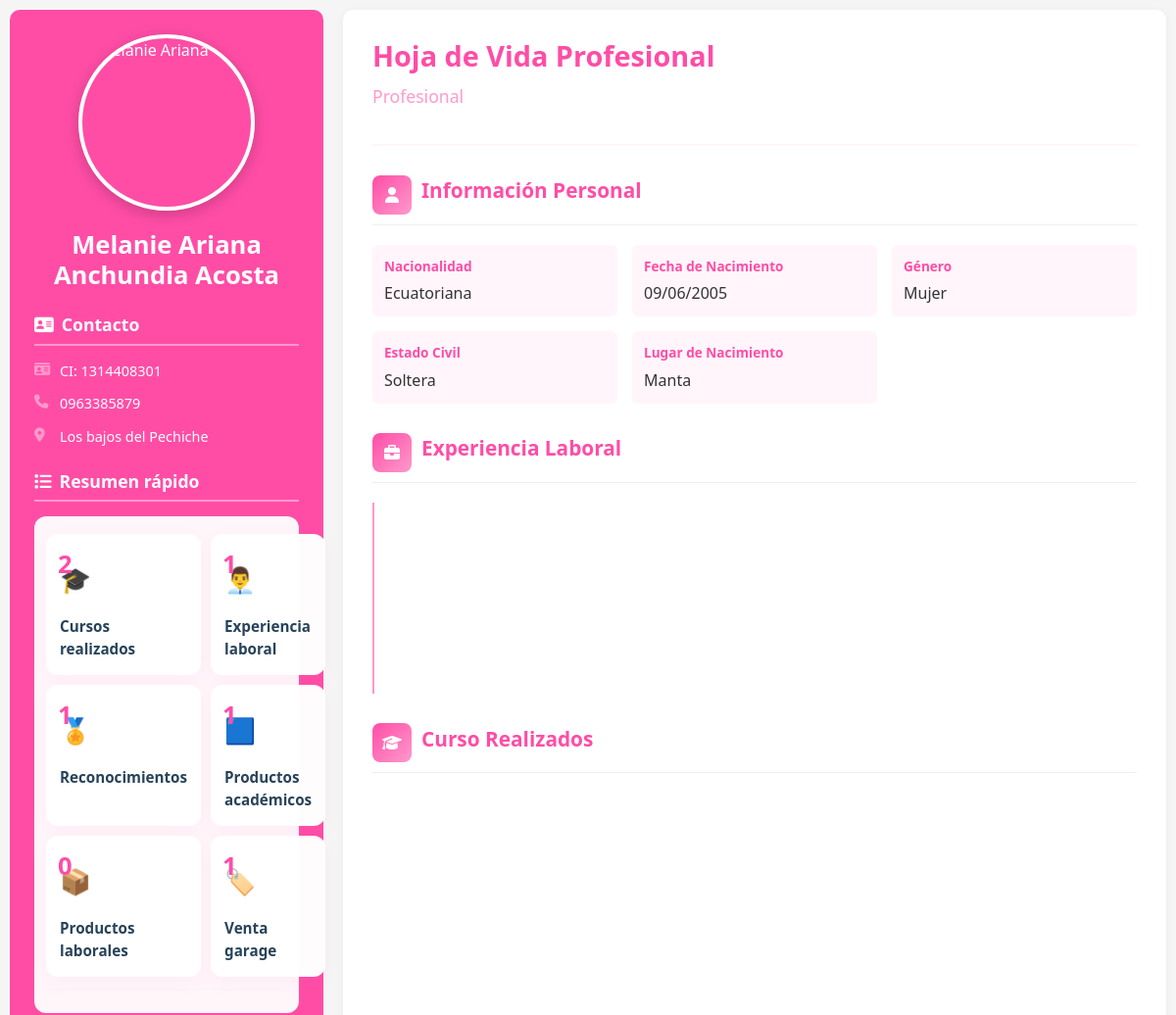
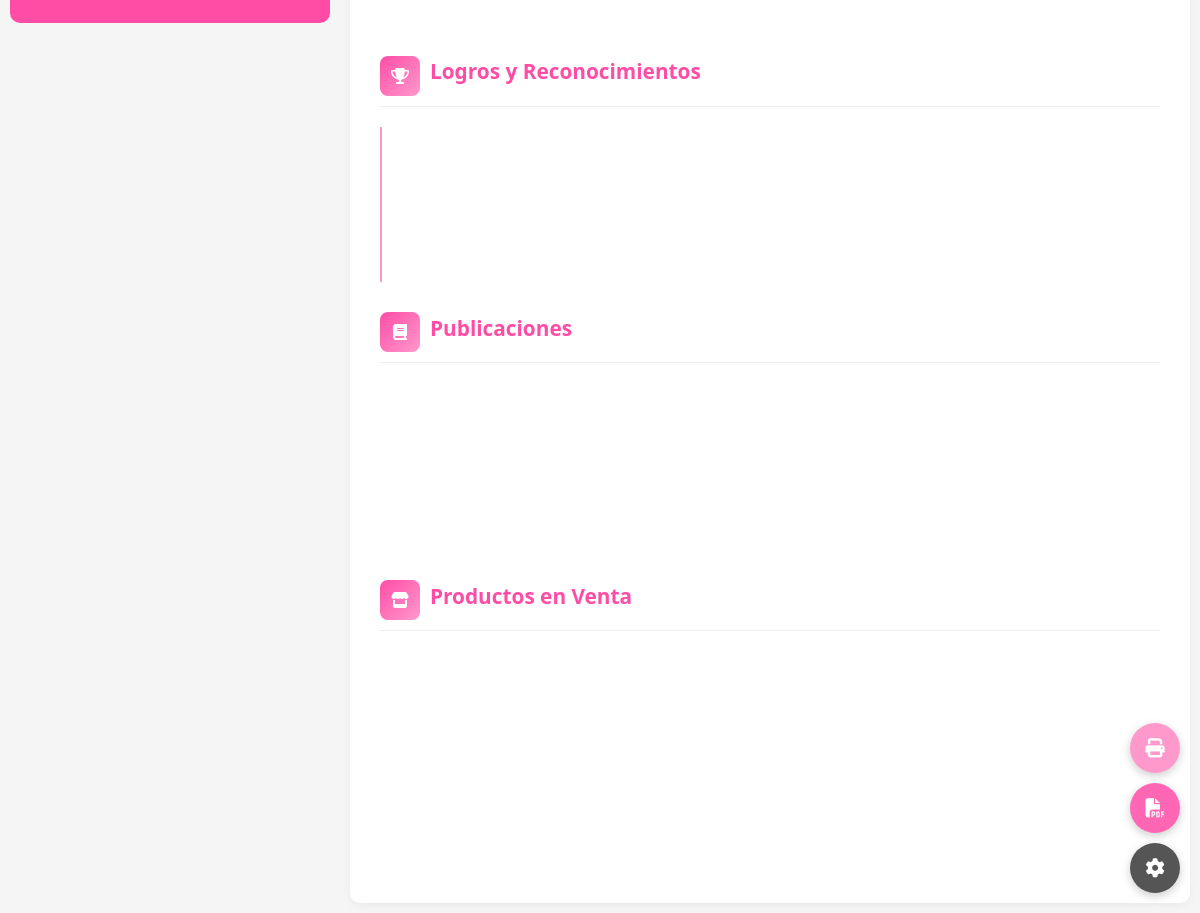
The page / on the database its author committed (2 pictures, top to bottom).
### curriculum/models.py (models this page shows, shortened)
class DatosPersonales(models.Model):
    SEXO_CHOICES = [('H', 'Hombre'), ('M', 'Mujer')]
    idperfil = models.AutoField(primary_key=True)
    descripcionperfil = models.CharField(max_length=50, blank=True, null=True)
    perfilactivo = models.IntegerField(default=1)
    apellidos = models.CharField(max_length=60)
    nombres = models.CharField(max_length=60)
    foto_perfil = CloudinaryField('image', folder='fotos_perfil/', blank=True, null=True)
    nacionalidad = models.CharField(max_length=20, blank=True, null=True)
    lugarnacimiento = models.CharField(max_length=60, blank=True, null=True)
    fechanacimiento = models.DateField(
        blank=True,
        null=True,
        validators=[validar_fecha_no_futura, validar_rango_edad_realista]
    )
    numerocedula = models.CharField(
        max_length=10,
        unique=True,
        validators=[RegexValidator(r'^\d{10}$', 'La cédula debe contener exactamente 10 dígitos numéricos')]
    )
    sexo = models.CharField(max_length=1, choices=SEXO_CHOICES)
    estadocivil = models.CharField(max_length=50, blank=True, null=True)
    licenciaconducir = models.CharField(max_length=6, blank=True, null=True)
    telefonoconvencional = models.CharField(max_length=15, blank=True, null=True)
    telefonofijo = models.CharField(max_length=15, blank=True, null=True)
    direcciontrabajo = models.CharField(max_length=50, blank=True, null=True)
    direcciondomiciliaria = models.CharField(max_length=50, blank=True, null=True)
    sitioweb = models.CharField(max_length=60, blank=True, null=True)
    mostrar_experiencia = models.BooleanField(default=True)
    mostrar_reconocimientos = models.BooleanField(default=True)
    mostrar_cursos = models.BooleanField(default=True)
    mostrar_productos_academicos = models.BooleanField(default=True)
    mostrar_productos_laborales = models.BooleanField(default=True)
    mostrar_venta_garage = models.BooleanField(default=False)
    imprimir_experiencia = models.BooleanField(default=True, verbose_name="¿Imprimir Experiencia?")
    imprimir_reconocimientos = models.BooleanField(default=True, verbose_name="¿Imprimir Reconocimientos?")
    imprimir_cursos = models.BooleanField(default=True, verbose_name="¿Imprimir Cursos?")
    imprimir_productos_academicos = models.BooleanField(default=True, verbose_name="¿Imprimir Productos Académicos?")
    imprimir_productos_laborales = models.BooleanField(default=True, verbose_name="¿Imprimir Productos Laborales?")
    imprimir_venta_garage = models.BooleanField(default=True, verbose_name="¿Imprimir Venta Garage?")
    class Meta:
        db_table = 'datospersonales'
        verbose_name = 'Datos Personales'
        verbose_name_plural = 'Datos Personales'

### curriculum/views.py (the view)
# urls.py: path('', views.hoja_de_vida, name='hoja_de_vida'),
def hoja_de_vida(request):
    perfil = DatosPersonales.objects.filter(perfilactivo=1).first()
    context = {
        'perfil': perfil,
        'hoy': date.today(),
    }
    if perfil:
        if perfil.mostrar_experiencia:
            context['experiencias'] = perfil.experiencias.filter(
                activarparaqueseveaenfront=True
            ).order_by('-fechainiciogestion')
        if perfil.mostrar_cursos:
            context['cursos'] = perfil.cursos.filter(
                activarparaqueseveaenfront=True
            ).order_by('-fechainicio')
        if perfil.mostrar_reconocimientos:
            context['reconocimientos'] = perfil.reconocimientos.filter(
                activarparaqueseveaenfront=True
            ).order_by('-fechareconocimiento')
        if perfil.mostrar_productos_academicos:
            context['productos_academicos'] = perfil.productos_academicos.filter(
                activarparaqueseveaenfront=True
            ).order_by('-fecha_registro')
        if perfil.mostrar_productos_laborales:
            context['productos_laborales'] = perfil.productos_laborales.filter(
                activarparaqueseveaenfront=True
            ).order_by('-fechaproducto')
        if perfil.mostrar_venta_garage:
            context['ventas_garage'] = perfil.ventas_garage.filter(
                activarparaqueseveaenfront=True
            ).order_by('-fecha_publicacion')
    return render(request, 'curriculum/hoja_de_vida.html', context)

### curriculum/templates/curriculum/hoja_de_vida.html (shortened to what this page needs)
<!DOCTYPE html>
<html lang="es">
<head>
    <link href="https://cdn.jsdelivr.net/npm/bootstrap@5.3.0/dist/css/bootstrap.min.css" rel="stylesheet">
    <link rel="stylesheet" href="https://cdnjs.cloudflare.com/ajax/libs/font-awesome/6.4.0/css/all.min.css">
</head>
<body>
    {% if perfil %}
    <div class="cv-container">
        <aside class="sidebar">
            {% if perfil.foto_perfil %}
            <img src="{{ perfil.foto_perfil.url }}" alt="{{ perfil.nombres }}" class="profile-img">
            {% else %}
            <div class="profile-img-placeholder" style="width: 180px; height: 180px; background: #ddd; border-radius: 50%; margin: 0 auto 20px;"></div>
            {% endif %}
            <h1 class="profile-name">{{ perfil.nombres }} {{ perfil.apellidos }}</h1>
            <h3 class="section-title-sidebar">
                <i class="fas fa-address-card"></i>Contacto
            </h3>
            <div class="contact-info">
                {% if perfil.numerocedula %}
                <div class="contact-item">
                    <i class="fas fa-id-card"></i>
                    <span>CI: {{ perfil.numerocedula }}</span>
                </div>
                {% endif %}
                {% if perfil.telefonoconvencional %}
                <div class="contact-item">
                    <i class="fas fa-phone"></i>
                    <span>{{ perfil.telefonoconvencional }}</span>
                </div>
                {% endif %}
                {% if perfil.direcciondomiciliaria %}
                <div class="contact-item">
                    <i class="fas fa-map-marker-alt"></i>
                    <span>{{ perfil.direcciondomiciliaria }}</span>
                </div>
                {% endif %}
            </div>
            <h3 class="section-title-sidebar">
                <i class="fas fa-list"></i>Resumen rápido
            </h3>
            {% with cursos_count=cursos|default:''|length experiencias_count=experiencias|default:''|length reconocimientos_count=reconocimientos|default:''|length prod_acad_count=productos_academicos|default:''|length prod_lab_count=productos_laborales|default:''|length ventas_count=ventas_garage|default:''|length %}
            <div style="background: rgba(255,255,255,0.95); color:#0b2740; padding:12px; border-radius:12px;">
                <div class="small-card-grid" style="grid-template-columns: repeat(2, 1fr);">
                    <div class="small-card">
                        <div class="count">{{ cursos_count|default:0 }}</div>
                        <div class="card-icon">🎓</div>
                        <div class="small-label">Cursos realizados</div>
                    </div>
                    <div class="small-card">
                        <div class="count">{{ experiencias_count|default:0 }}</div>
                        <div class="card-icon">👨‍💼</div>
                        <div class="small-label">Experiencia laboral</div>
                    </div>
                    <div class="small-card">
                        <div class="count">{{ reconocimientos_count|default:0 }}</div>
                        <div class="card-icon">🏅</div>
                        <div class="small-label">Reconocimientos</div>
                    </div>
                    <div class="small-card">
                        <div class="count">{{ prod_acad_count|default:0 }}</div>
                        <div class="card-icon">🟦</div>
                        <div class="small-label">Productos académicos</div>
                    </div>
                    <div class="small-card">
                        <div class="count">{{ prod_lab_count|default:0 }}</div>
                        <div class="card-icon">📦</div>
                        <div class="small-label">Productos laborales</div>
                    </div>
                    <div class="small-card">
                        <div class="count">{{ ventas_count|default:0 }}</div>
                        <div class="card-icon">🏷️</div>
                        <div class="small-label">Venta garage</div>
                    </div>
                </div>
                <hr style="margin:12px 0; border-color: rgba(11,39,64,0.06);">
            </div>
            {% endwith %}
        </aside>
        <main class="main-content">
            <div class="content-header">
                <h1 class="main-title">Hoja de Vida Profesional</h1>
                <p class="main-subtitle">{{ perfil.profesion|default:"Profesional" }}</p>
            </div>
            <section class="content-section">
                <div class="section-header">
                    <div class="section-icon">
                        <i class="fas fa-user"></i>
                    </div>
                    <h2 class="section-title">Información Personal</h2>
                </div>
                <div class="info-grid">
                    {% if perfil.nacionalidad %}
                    <div class="info-item">
                        <div class="info-label">Nacionalidad</div>
                        <div>{{ perfil.nacionalidad }}</div>
                    </div>
                    {% endif %}
                    {% if perfil.fechanacimiento %}
                    <div class="info-item">
                        <div class="info-label">Fecha de Nacimiento</div>
                        <div>{{ perfil.fechanacimiento|date:"d/m/Y" }}</div>
                    </div>
                    {% endif %}
                    {% if perfil.sexo %}
                    <div class="info-item">
                        <div class="info-label">Género</div>
                        <div>{{ perfil.get_sexo_display }}</div>
                    </div>
                    {% endif %}
                    {% if perfil.estadocivil %}
                    <div class="info-item">
                        <div class="info-label">Estado Civil</div>
                        <div>{{ perfil.estadocivil }}</div>
                    </div>
                    {% endif %}
                    {% if perfil.lugarnacimiento %}
                    <div class="info-item">
                        <div class="info-label">Lugar de Nacimiento</div>
                        <div>{{ perfil.lugarnacimiento }}</div>
                    </div>
                    {% endif %}
                </div>
            </section>
            {% if experiencias and perfil.mostrar_experiencia %}
            <section class="content-section">
                <div class="section-header">
                    <div class="section-icon">
                        <i class="fas fa-briefcase"></i>
                    </div>
                    <h2 class="section-title">Experiencia Laboral</h2>
                </div>
                <div class="timeline-compact">
                </div>
            </section>
            {% endif %}
            {% if cursos and perfil.mostrar_cursos %}
            <section class="content-section">
                <div class="section-header">
                    <div class="section-icon">
                        <i class="fas fa-graduation-cap"></i>
                    </div>
                    <h2 class="section-title">Curso Realizados</h2>
                </div>
                <div class="product-grid">
                </div>
            </section>
            {% endif %}
            {% if reconocimientos and perfil.mostrar_reconocimientos %}
            <section class="content-section">
                <div class="section-header">
                    <div class="section-icon">
                        <i class="fas fa-trophy"></i>
                    </div>
                    <h2 class="section-title">Logros y Reconocimientos</h2>
                </div>
                <div class="timeline-compact">
                </div>
            </section>
            {% endif %}
            {% if productos_academicos and perfil.mostrar_productos_academicos %}
            <section class="content-section">
                <div class="section-header">
                    <div class="section-icon">
                        <i class="fas fa-book"></i>
                    </div>
                    <h2 class="section-title">Publicaciones</h2>
                </div>
                <div class="grid-2-col">
                </div>
            </section>
            {% endif %}
            {% if ventas_garage and perfil.mostrar_venta_garage %}
            <section class="content-section">
                <div class="section-header">
                    <div class="section-icon">
                        <i class="fas fa-store"></i>
                    </div>
                    <h2 class="section-title">Productos en Venta</h2>
                </div>
                <div class="product-grid">
                </div>
            </section>
            {% endif %}
        </main>
    </div>
        <div class="floating-actions">
                <button class="floating-btn btn-print" onclick="window.print()" title="Imprimir">
                        <i class="fas fa-print"></i>
                </button>
                <button class="floating-btn btn-pdf" title="Descargar PDF" data-bs-toggle="modal" data-bs-target="#pdfOptionsModal">
                        <i class="fas fa-file-pdf"></i>
                </button>
                <a href="/admin/" class="floating-btn btn-admin" title="Panel de Administración">
                        <i class="fas fa-cog"></i>
                </a>
        </div>
    {% endif %}
</body>
</html>

### rows shown on the page
DatosPersonales: nombres "Melanie Ariana", apellidos "Anchundia Acosta", numerocedula "1314408301", telefonoconvencional "0963385879", direcciondomiciliaria "Los bajos del Pechiche", nacionalidad "Ecuatoriana", fechanacimiento "09/06/2005", sexo "Mujer", estadocivil "Soltera", lugarnacimiento "Manta"

### other values the page prints
{{ cursos_count|default:0 }} "2"
{{ experiencias_count|default:0 }} "1"
{{ reconocimientos_count|default:0 }} "1"
{{ prod_acad_count|default:0 }} "1"
{{ prod_lab_count|default:0 }} "0"
{{ ventas_count|default:0 }} "1"
{{ perfil.profesion|default:"Profesional" }} "Profesional"
